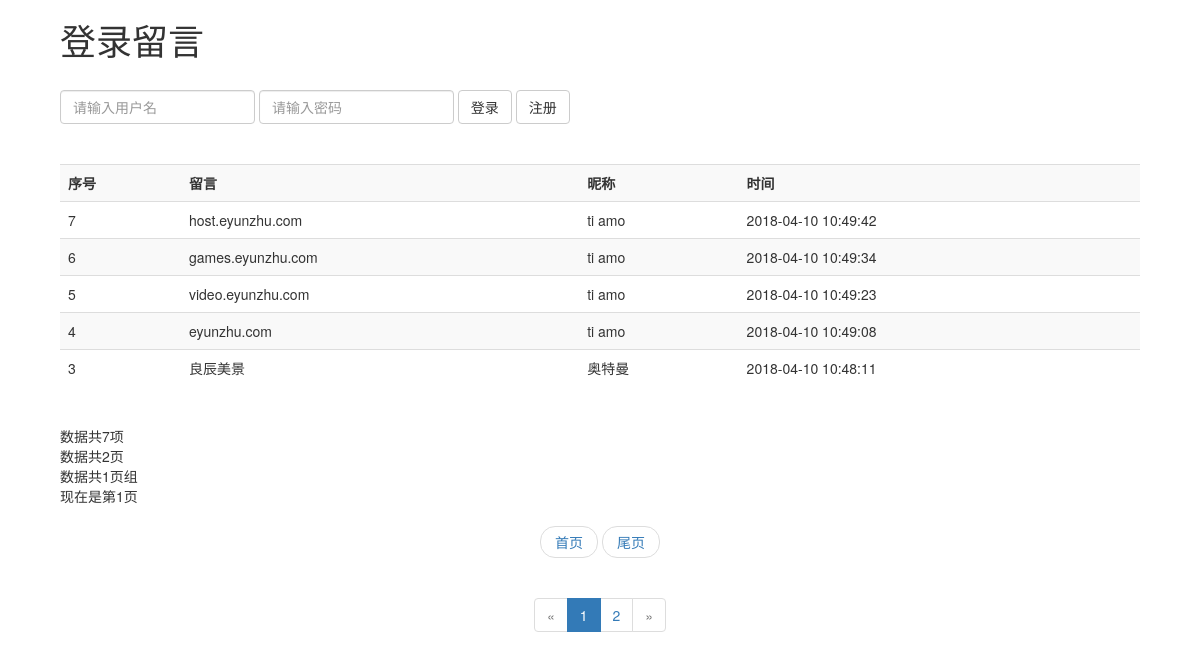
The page / on the database its author committed.
### tables this page shows
CREATE TABLE `message` (
  `Id` int(11) NOT NULL AUTO_INCREMENT,
  `username` varchar(255) DEFAULT NULL,
  `text` varchar(255) DEFAULT NULL,
  `time` datetime DEFAULT NULL,
  PRIMARY KEY (`Id`)
);

### index.php (the view, shortened to what this page needs)
<!DOCTYPE html>
<html>
	<head>
		<link rel="stylesheet" href="css/bootstrap.min.css" />
	</head>
<body style="width: 90%;margin: auto;">
	<?
	    if(isset($_SESSION['username']) ){
	        echo "您好！{$_SESSION['name']},欢迎回来！";
	        echo "<a href='logout.php'>注销</a><br /><br />";
	    ?>
	    <form class="form-inline" action="insertMessage.php" method="post">
		  <div class="form-group">
		    <input type="text" class="form-control" name="text" placeholder="请输入留言内容">
		  </div>
		  <button type="submit" class="btn btn-default">留言</button>
		</form>
	   <?
	    }  else {
	    	?>
	<form class="form-inline" action="loginJudge.php" method="post">
		<h1>登录留言</h1><br />
	  <div class="form-group">
	    <input type="text" class="form-control" name="username" placeholder="请输入用户名">
	  </div>
	  <div class="form-group">
	    <input type="password" class="form-control" name="password" placeholder="请输入密码">
	  </div>
	  <button type="submit" class="btn btn-default">登录</button>
	  <button type="button" class="btn btn-default" onclick="location='register/index.php'">注册</button>
	</form>
	<br /><br />
	<?
	  }
	?>
	<table class="table table-striped">
  		<tr>
  			<th>序号</th>
  			<th>留言</th>
  			<th>昵称</th>
  			<th>时间</th>
  		</tr>
  		<?
			include("conn.php");
	  		$num_rec_per_page=5;
			if (isset($_GET["page"])) { $page  = $_GET["page"]; } else { $page=1; };
			if (isset($_GET["group"])) { $group  = $_GET["group"]; } else { $group=1; };
			$start_from = ($page-1) * $num_rec_per_page;
			$sql = "SELECT * FROM message order by Id desc LIMIT $start_from, $num_rec_per_page ";
			$result = mysqli_query($conn,$sql);
			while($row=mysqli_fetch_array($result)){
			?>
  		<tr>
  			<td><? echo $row['Id']; ?></td>
  			<td><? echo $row['text']; ?></td>
  			<td><? echo $row['username']; ?></td>
  			<td><? echo $row['time']; ?></td>
  		</tr>
  		<?
		  }
		?>
	</table>
<?
$sql = "SELECT * FROM message";
$rs_result = mysqli_query($conn,$sql);
$total_records = mysqli_num_rows($rs_result);
$total_pages = ceil($total_records / $num_rec_per_page);
$num_rec_per_group=3;
$total_groups=ceil($total_pages / $num_rec_per_group);
echo "<br/>数据共".$total_records."项";
echo "<br/>数据共".$total_pages."页";
echo "<br/>数据共".$total_groups."页组";
echo "<br/>现在是第".$page."页";
echo "<br/>";
?>
<nav >
  <ul class="pager">
    <li><a href="index.php?page=1">首页</a></li>
    <li><a href="index.php?page=<? echo $total_pages;?>&group=<?echo $total_groups; ?>">尾页</a></li>
  </ul>
</nav>
<nav aria-label="Page navigation" style="text-align: center;">
  <ul   class="pagination">
  	<?
  		if($group==1){
  	?>
	  	<li aria-label="Previous" class="disabled">
	        <span aria-hidden="true">&laquo;</span>
	    </li>
  	<?
  		}
  	?>
    <?
    	for ($i=1; $i<=$total_pages; $i++) {
    		if($i<=$group*$num_rec_per_group && ($group-1)*$num_rec_per_group<$i){
    			if($page==$i) {
	    			echo "<li class=\"active\"><a href='index.php?page=".$i."'>".$i."</a></li> ";
	    		}else{
	    			echo "<li><a href='index.php?page=".$i."'>".$i."</a></li> ";
	    		}
    		}
		};
    ?>
    <?
  		if($group==$total_groups){
  	?>
	  	<li aria-label="Next" class="disabled">
        <span aria-hidden="true">&raquo;</span>
    </li>
  	<?
  		}
  	?>
  </ul>
</nav>
</body>
</html>

### rows shown on the page
message: Id "7", text "host.eyunzhu.com", username "ti amo", time "2018-04-10 10:49:42"
message: Id "6", text "games.eyunzhu.com", username "ti amo", time "2018-04-10 10:49:34"
message: Id "5", text "video.eyunzhu.com", username "ti amo", time "2018-04-10 10:49:23"
message: Id "4", text "eyunzhu.com", username "ti amo", time "2018-04-10 10:49:08"
message: Id "3", text "良辰美景", username "奥特曼", time "2018-04-10 10:48:11"

### other values the page prints
$total_records "7"
$total_pages "2"
$total_groups "1"
$page "1"
